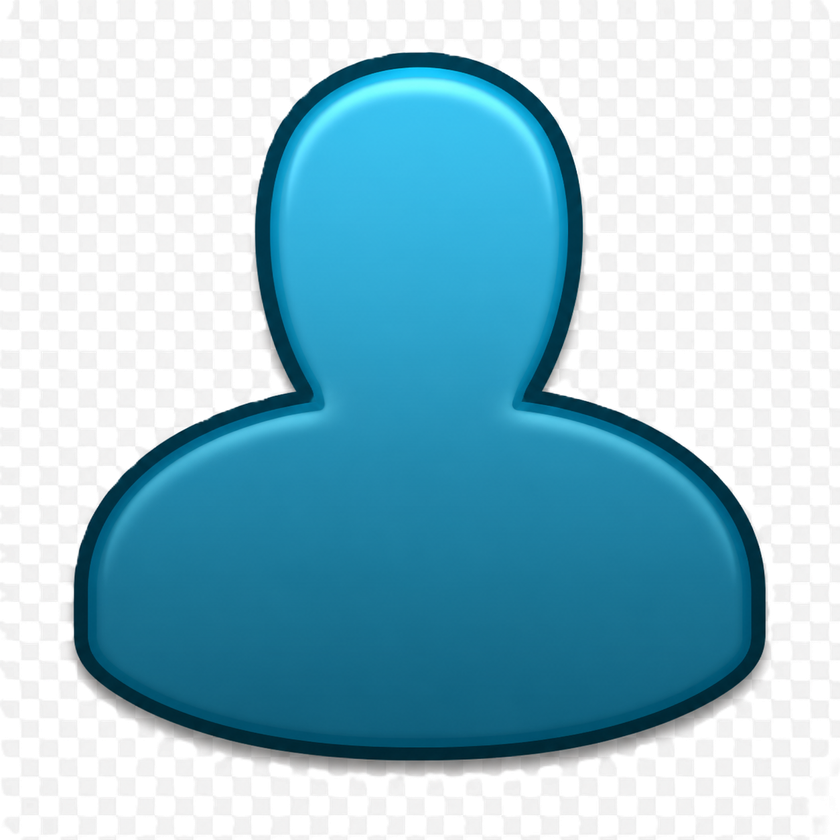
#> input picture kumpulan_icon/icon_voice.png, 840 x 840 px, shrunk from 1254 x 1254 before the run, found by its file name
$ python ascii_icon.py
#> lines starting #> are read from the running program, lines starting #| are printed output that depends on the picture
import numpy as np
from PIL import Image

img = Image.open(r'src/assets/icon_voice.png')
#> img is the input picture: PIL image 840x840 RGBA; mean R, G, B, A 106.9, 149.2, 163.8, 182.8
data = np.array(img)
alpha = data[:, :, 3]
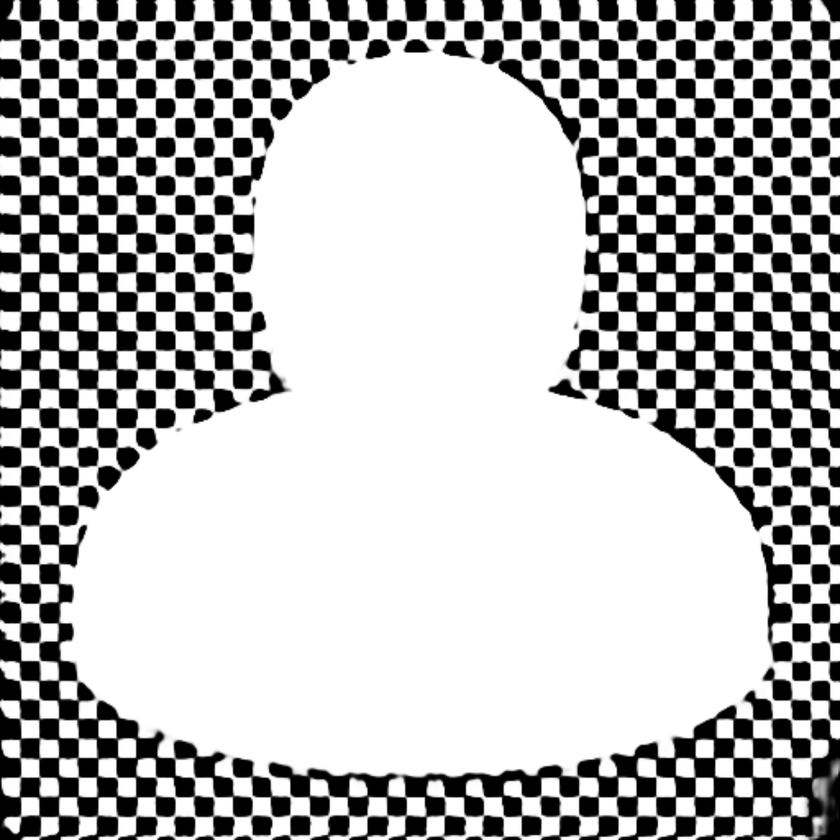
#> alpha: shape (840, 840); min 0, max 255, mean 182.8

for y in range(0, alpha.shape[0], 2):
    line = ""
    for x in range(0, alpha.shape[1], 1):
        if alpha[y, x] > 128:
            line += "#"
        elif alpha[y, x] > 0:
            line += "."
        else:
            line += " "
    print(line)
